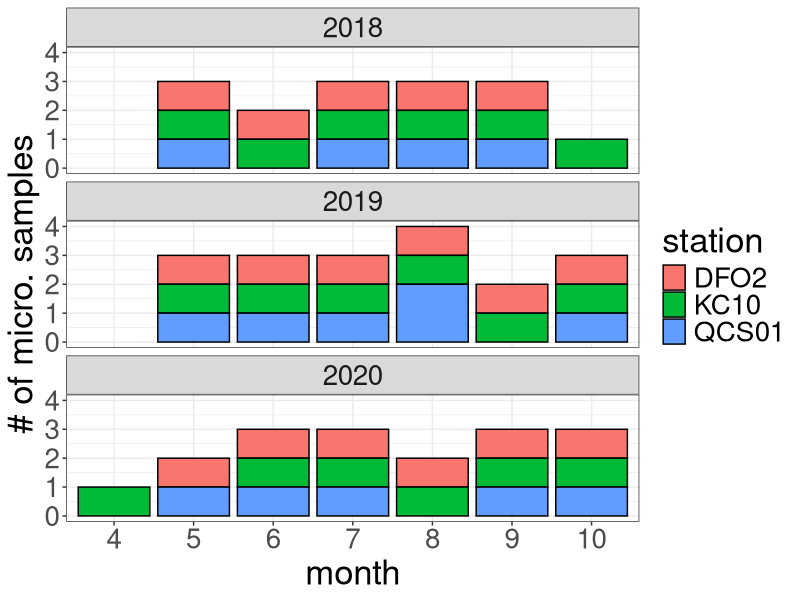
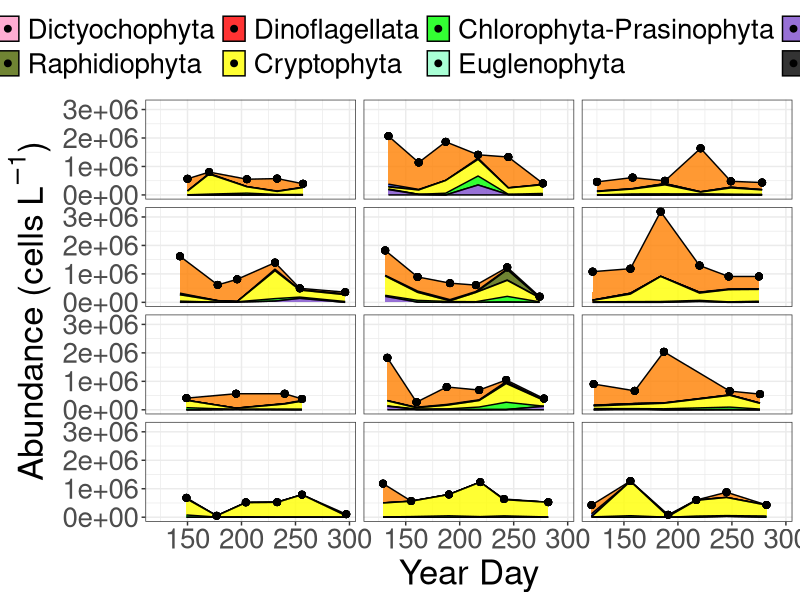
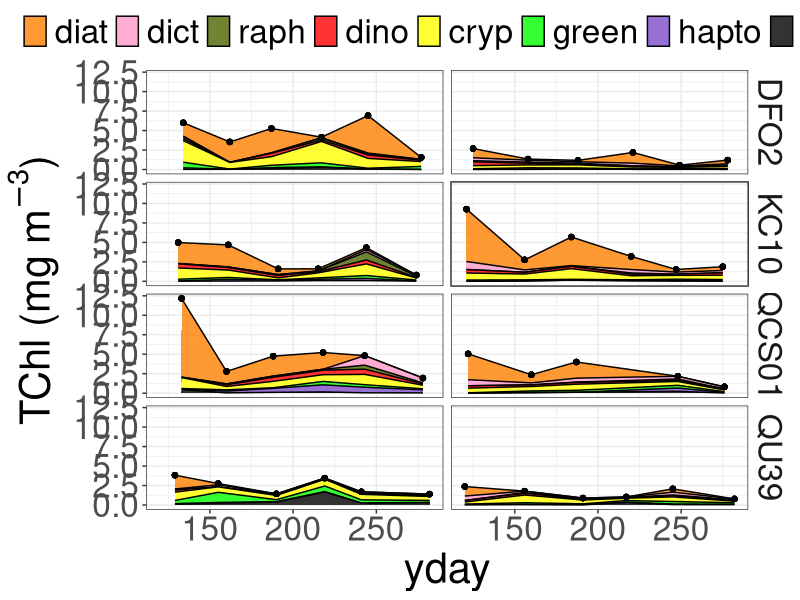
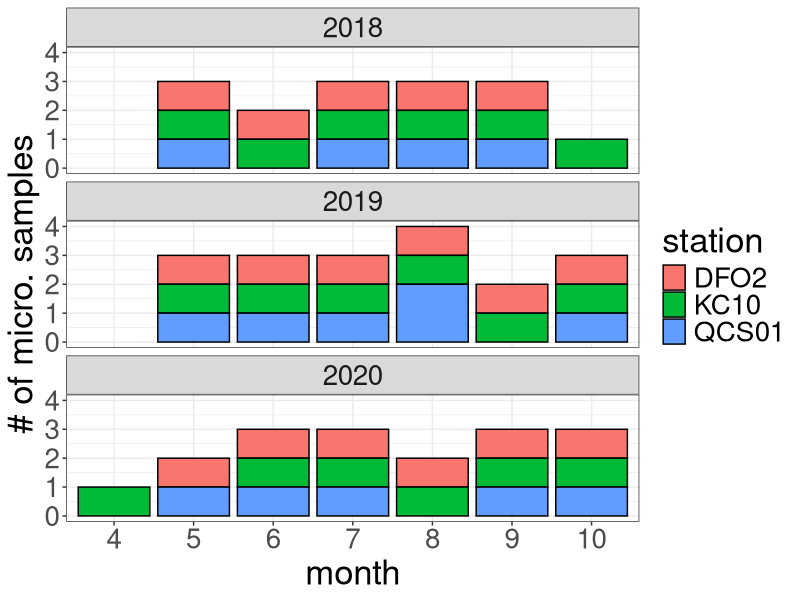
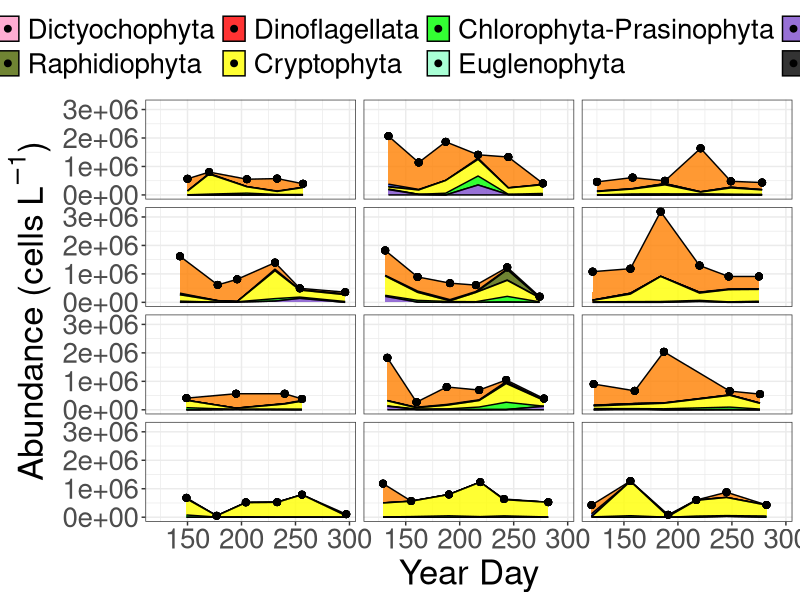
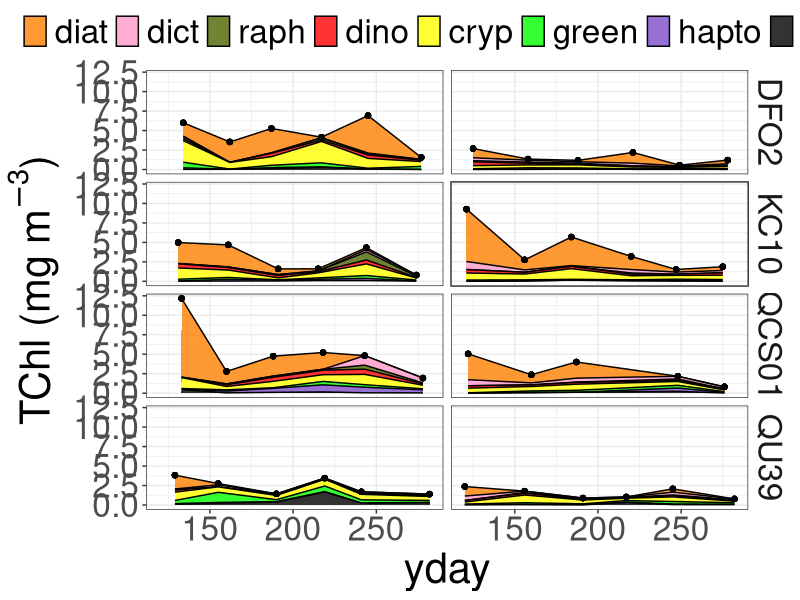

The R source for these figures, in order:
## ---- chunk 1
#Load packages
library(tidyverse)
library(patchwork)
library(here)
library(readr)
library(readxl)
## ---- chunk 2
#Upload fully formatted microscopy data

micro <- read_csv(here("outputs", "micro_master_2021-10-18.csv"))

## ---- chunk 3
#Upload chemtax data

#Upload data
#Uploading chemtax data
chem <- read_csv(here("outputs", "chemtax_master_2021-11-04.csv")) 


## ---- chunk 4
#Selecting autotrophic groups from class level specifications above. Too coarse for dinos.


#Can't figure out how to make this work with multiple stations. Trying each separately and binding
micro_sum_dfo2 <- micro %>%
  filter(trophicStatus == "auto" &
          site_id == "DFO2") %>% 
  complete(date, group) %>% # make each day have all species, even if not observed (for joining)
  group_by(date, group) %>% 
  summarise(sum = sum(count)) %>% #sum counts for each grouping/class
  ungroup() %>% 
  arrange(date, group) %>% 
  mutate(sum = replace_na(sum, 0),
         site_id = "DFO2") #replace NAs, created by complete, with 0s

micro_sum_kc10 <- micro %>%
  filter(trophicStatus == "auto" &
          site_id == "KC10") %>% 
  complete(date, group) %>% # make each day have all species, even if not observed (for joining)
  group_by(date, group) %>% 
  summarise(sum = sum(count)) %>% #sum counts for each grouping/class
  ungroup() %>% 
  arrange(date, group) %>% 
  mutate(sum = replace_na(sum, 0),
         site_id = "KC10") #replace NAs, created by complete, with 0s

micro_sum_qcs01 <- micro %>%
  filter(trophicStatus == "auto" &
          site_id == "QCS01") %>% 
  complete(date, group) %>% # make each day have all species, even if not observed (for joining)
  group_by(date, group) %>% 
  summarise(sum = sum(count)) %>% #sum counts for each grouping/class
  ungroup() %>% 
  arrange(date, group) %>% 
  mutate(sum = replace_na(sum, 0),
         site_id = "QCS01") #replace NAs, created by complete, with 0s

micro_sum_qu39 <- micro %>%
  filter(trophicStatus == "auto" &
          site_id == "QU39") %>% 
  complete(date, group) %>% # make each day have all species, even if not observed (for joining)
  group_by(date, group) %>% 
  summarise(sum = sum(count)) %>% #sum counts for each grouping/class
  ungroup() %>% 
  arrange(date, group) %>% 
  mutate(sum = replace_na(sum, 0),
         site_id = "QU39") #replace NAs, created by complete, with 0s

micro_sum <- rbind(micro_sum_dfo2, micro_sum_kc10, micro_sum_qcs01, micro_sum_qu39)
## ---- chunk 5
#Set order or groups for plotting

micro_sum$group <- factor(micro_sum$group,
                         levels = c("Bacillariophyta", #Y
                                    "Chrysophyta", #Y
                                    "Dictyochophyta", #Y
                                    "Raphidiophyta", #Y
                                    "Dinoflagellata", #Y
                                    "Cryptophyta",#Y
                                    "Chlorophyta-Prasinophyta", #Y 
                                    "Euglenophyta", #Y
                                    "Prymnesiophyta-Haptophyta", #Y 
                                    "Cyanobacteria", #Y
                                    "Unknown_Chlorophyta?", #Y
                                    "Unknown_Dinophyceae?", #Y
                                    "Unknown_flagellate" #Y
                                    ))
## ---- chunk 6
#Setting colour pallete for microscopy data - roughly comparable to chemtax data
color_palette_micro <- c("#ff8000", #Diatoms 
                   "#2642D5", #Chrysophytes
                   "#ff99c7", #Dicto (same color as chryso as same pig. group)
                   "#4d6600", #Raph
                   "#ff0000", #Dino
                   "#ffff00", #Crypto
                   "#00ff00", #Chloro (chloro and eugleno same colour, same pig. group)
                   "#93FFCA", #Eugleno
                   "#7d4dcc", #Hapto
                   "#000000"  #Cyano
                   )

#Set month labels for plot
month_labels_5 <- rep(c('J','F','M','A','M','J','J','A','S','O','N','D'), 5)

month_labels <- c('J','F','M','A','M','J','J','A','S','O','N','D')
## ---- chunk 7
#Plotting when we have data available for microscopy at Calvert
micro %>%  
  filter(!site_id == "QU39" & date > "2018-01-01" & date < "2021-01-01") %>%  
  distinct(date, site_id) %>% 
  mutate(year = lubridate::year(date),
         month = lubridate::month(date)) %>% 
  group_by(year, month, site_id) %>% 
  summarise(n = n()) %>% 
  ggplot(aes(x = as.factor(month), y = n, fill = site_id)) + 
  geom_bar(stat = "identity", color = "black") +
  facet_wrap(~ year, ncol = 1) +
  theme_bw() +
  labs(y = "# of micro. samples",
       x = "month",
       fill = "station") +
  theme(text = element_text(size = 25))

ggsave(here("figures_new", "sample_number.png"),
       width = 17, height = 15, dpi = 300)
## ---- chunk 8

#Microscopy 2019 timeseries - need to downscale QU39

micro_sum %>% 
  filter(date > "2018-04-01" & date < "2020-11-01") %>% 
  group_by(date, site_id) %>% 
  mutate(sum_all = sum(sum, na.rm = TRUE)) %>%
  ungroup() %>% 
  mutate(year = lubridate::year(date),
         month = lubridate::month(date),
         yday = lubridate::yday(date)) %>% 
  ggplot(aes(x = yday, y = sum, group = group, fill = group)) +
  geom_area(position = "stack", alpha = 0.8, size = 0.5, colour = "black") +
  geom_point(aes(x = yday, y = sum_all), size = 2) +
  scale_fill_manual(values = color_palette_micro) +
  # scale_x_date(limits = startEnd,
  #              breaks = scales::date_breaks("1 month"),
  #              labels = scales::date_format("%m")) +
  facet_grid(site_id ~ year) +
  theme_bw() +
  theme(legend.position = "top",
        legend.direction = "horizontal",
        legend.title = element_blank(),
        text = element_text(size = 11),
        strip.background = element_blank(),
        strip.text = element_blank()) + 
  labs(x = "Year Day",
           y = bquote("Abundance (cells" ~ L^-1*")")) +
  theme(text = element_text(size = 25)) 

ggsave(here("figures_new", "timeseries_C_qu39_micro_ds.png"),
       width = 17, height = 10, dpi = 300)

## ---- chunk 9
#Making Tidy
#Chemtax
chem_tidy <- chem %>% 
  pivot_longer(c(cyan, hapto, green, cryp, dino, dict, raph, diat),
                 names_to = "phyto_group", values_to = "TChla") %>% 
  group_by(date, site_id, phyto_group) %>% 
  summarize(TChla_mean = mean(TChla)) %>% 
  ungroup() %>% 
  group_by(date, site_id) %>% 
  mutate(TChla_sum = sum(TChla_mean)) %>% 
  ungroup()

## ---- chunk 10

#Order phytoplankton groups roughly from smallest to largest - create order list
order_chem <- c("cyan", "hapto", "green", "cryp",
                   "dino", "raph", "dict", "diat")

#Chemtax - Specify order of phyto groups for figures
chem_tidy <- arrange(mutate(chem_tidy,
                                phyto_group = factor(phyto_group,
                                levels = order_chem)))

chem_tidy <- chem_tidy %>% 
  arrange(date, phyto_group)

## ---- chunk 11

#Set Color palette for plotting. Currently based on QU39 manuscript. Brewer has some good ones for R style.
palette_chem <- c("#ff8000", #1 - Diatoms (orange)
                  "#ff99c7", #2 - Dictyochophytes (pink)
                  "#4d6600", #3 - Raphidophytes (dark green)
                  "#ff0000", #4 - Dinoflagellates (Red)
                  "#ffff00", #5 - Cryptophytes (yellow)
                  "#00ff00", #6 - Chlorophyta (light green)
                  "#7d4dcc", #7 - Haptophytes (purple)
                  "#000000") #8 - Cyanobacteria (black)

#Set month labels for plot
month_labels <- c('J','F','M','A','M','J','J','A','S','O','N','D')
## ---- chunk 12
#Plot chemtax data by station - biomass
chem_tidy %>%
  mutate(year = lubridate::year(date),
         month = lubridate::month(date),
         yday = lubridate::yday(date)) %>% 
  ggplot() +
  geom_area(aes(yday, TChla_mean, fill = fct_rev(phyto_group)),
    alpha = 0.8, size = 0.5, colour = "black") +
  geom_point(aes(yday, TChla_sum)) +
  facet_grid(site_id ~ year) +
  scale_fill_manual(values = palette_chem) +
  theme_bw() +
  labs(y = bquote("TChl (mg" ~ m^-3*")"),
       fill = "Group") +
  # scale_x_date(limits = startEnd,
  #              breaks = scales::date_breaks("1 month"),
  #              labels = scales::date_format("%m")) +
  theme(legend.position = "top",
        legend.direction = "horizontal",
        legend.title = element_blank(),
        text = element_text(size = 30)) +
  theme(strip.background = element_blank(),
        strip.text.x = element_blank(),
        text = element_text(size = 30)) +
        # plot.margin = margin(0, 50, 0, 0)) +
  guides(fill = guide_legend(nrow = 1))
  
ggsave(here("figures_new", "timeseries_C_qu39_chemtax_ds.png"),
       width = 16, height = 10, dpi = 300)
